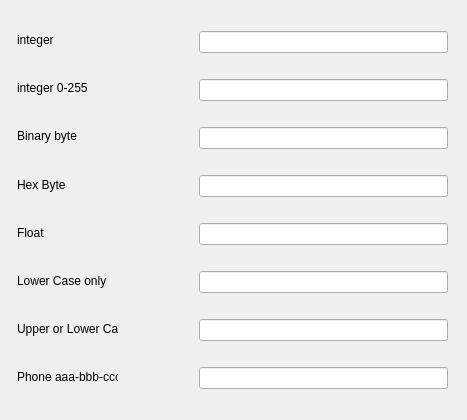
<?xml version="1.0" encoding="UTF-8"?>
<ui version="4.0">
 <class>Dialog</class>
 <widget class="QDialog" name="Dialog">
  <property name="geometry">
   <rect>
    <x>0</x>
    <y>0</y>
    <width>467</width>
    <height>420</height>
   </rect>
  </property>
  <property name="windowTitle">
   <string>Dialog</string>
  </property>
  <widget class="QWidget" name="">
   <property name="geometry">
    <rect>
     <x>188</x>
     <y>0</y>
     <width>271</width>
     <height>421</height>
    </rect>
   </property>
   <layout class="QVBoxLayout" name="verticalLayout">
    <item>
     <widget class="QLineEdit" name="intLineEdit"/>
    </item>
    <item>
     <widget class="QLineEdit" name="int255lineEdit"/>
    </item>
    <item>
     <widget class="QLineEdit" name="binaryLineEdit"/>
    </item>
    <item>
     <widget class="QLineEdit" name="hexLineEdit"/>
    </item>
    <item>
     <widget class="QLineEdit" name="floatLineEdit"/>
    </item>
    <item>
     <widget class="QLineEdit" name="lCaseLineEdit"/>
    </item>
    <item>
     <widget class="QLineEdit" name="allCaseLineEdit"/>
    </item>
    <item>
     <widget class="QLineEdit" name="phoneLineEdit"/>
    </item>
   </layout>
  </widget>
  <widget class="QWidget" name="">
   <property name="geometry">
    <rect>
     <x>6</x>
     <y>8</y>
     <width>123</width>
     <height>401</height>
    </rect>
   </property>
   <layout class="QVBoxLayout" name="verticalLayout_2">
    <item>
     <widget class="QLabel" name="label_7">
      <property name="text">
       <string>integer</string>
      </property>
     </widget>
    </item>
    <item>
     <widget class="QLabel" name="label_8">
      <property name="text">
       <string>integer 0-255</string>
      </property>
     </widget>
    </item>
    <item>
     <widget class="QLabel" name="label">
      <property name="text">
       <string>Binary byte</string>
      </property>
     </widget>
    </item>
    <item>
     <widget class="QLabel" name="label_6">
      <property name="text">
       <string>Hex Byte</string>
      </property>
     </widget>
    </item>
    <item>
     <widget class="QLabel" name="label_2">
      <property name="text">
       <string>Float</string>
      </property>
     </widget>
    </item>
    <item>
     <widget class="QLabel" name="label_5">
      <property name="text">
       <string>Lower Case only</string>
      </property>
     </widget>
    </item>
    <item>
     <widget class="QLabel" name="label_3">
      <property name="text">
       <string>Upper or Lower Case</string>
      </property>
     </widget>
    </item>
    <item>
     <widget class="QLabel" name="label_4">
      <property name="text">
       <string>Phone aaa-bbb-cccc</string>
      </property>
     </widget>
    </item>
   </layout>
  </widget>
 </widget>
 <layoutdefault spacing="6" margin="11"/>
 <resources/>
 <connections/>
</ui>
